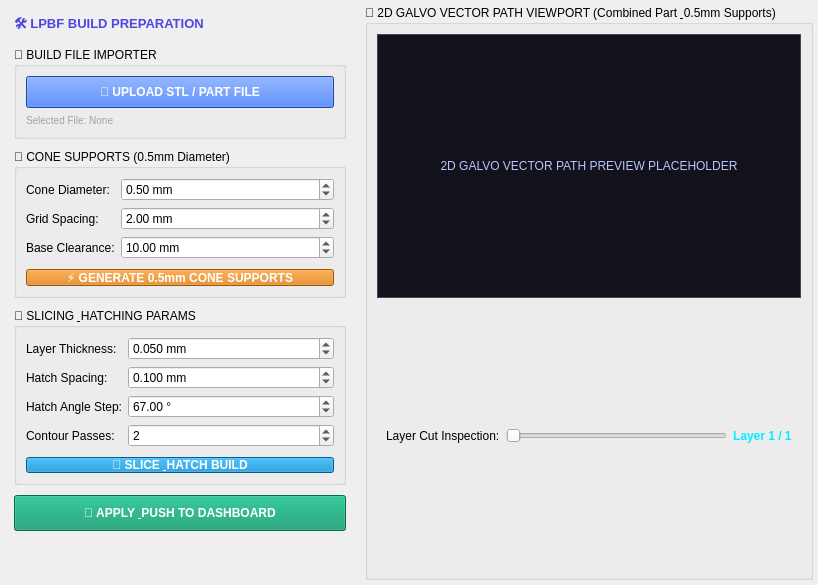
                   <widget class="QWidget" name="page_build_setup">
           <layout class="QHBoxLayout" name="buildSetupMainLayout">
            <property name="spacing"><number>10</number></property>
            <property name="leftMargin"><number>5</number></property>
            <property name="topMargin"><number>5</number></property>
            <property name="rightMargin"><number>5</number></property>
            <property name="bottomMargin"><number>5</number></property>
            <item>
             <widget class="QFrame" name="frame_build_control_left">
              <property name="minimumSize"><size><width>350</width><height>0</height></size></property>
              <property name="maximumSize"><size><width>380</width><height>16777215</height></size></property>
              <layout class="QVBoxLayout" name="vbox_build_controls">
               <property name="spacing"><number>10</number></property>
               <item>
                <widget class="QLabel" name="lbl_build_title">
                 <property name="styleSheet">
                  <string notr="true">color: #4f46e5; font-family: 'Inter'; font-size: 13px; font-weight: bold;</string>
                 </property>
                 <property name="text">
                  <string>🛠️ LPBF BUILD PREPARATION</string>
                 </property>
                </widget>
               </item>
               <item>
                <widget class="QGroupBox" name="gb_build_file_loader">
                 <property name="title"><string>📁 BUILD FILE IMPORTER</string></property>
                 <layout class="QVBoxLayout" name="vbox_file_loader">
                  <item>
                   <widget class="QPushButton" name="btn_build_import">
                    <property name="styleSheet">
                     <string notr="true">background-color: #2563eb; color: white; font-weight: bold; padding: 8px;</string>
                    </property>
                    <property name="text"><string>📂 UPLOAD STL / PART FILE</string></property>
                   </widget>
                  </item>
                  <item>
                   <widget class="QLabel" name="lbl_build_file_name">
                    <property name="styleSheet"><string notr="true">color: #a1a1aa; font-size: 10px;</string></property>
                    <property name="text"><string>Selected File: None</string></property>
                    <property name="wordWrap"><bool>true</bool></property>
                   </widget>
                  </item>
                 </layout>
                </widget>
               </item>
               <item>
                <widget class="QGroupBox" name="gb_support_settings">
                 <property name="title"><string>📐 CONE SUPPORTS (0.5mm Diameter)</string></property>
                 <layout class="QFormLayout" name="form_supports">
                  <item row="0" column="0">
                   <widget class="QLabel" name="lbl_spn_cone"><property name="text"><string>Cone Diameter:</string></property></widget>
                  </item>
                  <item row="0" column="1">
                   <widget class="QDoubleSpinBox" name="spn_cone_dia">
                    <property name="suffix"><string> mm</string></property>
                    <property name="singleStep"><number>0.05</number></property>
                    <property name="value"><double>0.50</double></property>
                   </widget>
                  </item>
                  <item row="1" column="0">
                   <widget class="QLabel" name="lbl_spn_grid"><property name="text"><string>Grid Spacing:</string></property></widget>
                  </item>
                  <item row="1" column="1">
                   <widget class="QDoubleSpinBox" name="spn_support_spacing">
                    <property name="suffix"><string> mm</string></property>
                    <property name="singleStep"><number>0.5</number></property>
                    <property name="value"><double>2.00</double></property>
                   </widget>
                  </item>
                  <item row="2" column="0">
                   <widget class="QLabel" name="lbl_spn_elev"><property name="text"><string>Base Clearance:</string></property></widget>
                  </item>
                  <item row="2" column="1">
                   <widget class="QDoubleSpinBox" name="spn_base_height">
                    <property name="suffix"><string> mm</string></property>
                    <property name="singleStep"><number>0.5</number></property>
                    <property name="value"><double>10.00</double></property>
                   </widget>
                  </item>
                  <item row="3" column="0" colspan="2">
                   <widget class="QPushButton" name="btn_gen_supports">
                    <property name="styleSheet">
                     <string notr="true">background-color: #d97706; color: white; font-weight: bold; margin-top: 4px;</string>
                    </property>
                    <property name="text"><string>⚡ GENERATE 0.5mm CONE SUPPORTS</string></property>
                   </widget>
                  </item>
                 </layout>
                </widget>
               </item>
               <item>
                <widget class="QGroupBox" name="gb_slicing_settings">
                 <property name="title"><string>🔪 SLICING &amp; HATCHING PARAMS</string></property>
                 <layout class="QFormLayout" name="form_slicing">
                  <item row="0" column="0">
                   <widget class="QLabel" name="lbl_spn_thick"><property name="text"><string>Layer Thickness:</string></property></widget>
                  </item>
                  <item row="0" column="1">
                   <widget class="QDoubleSpinBox" name="spn_layer_thick">
                    <property name="suffix"><string> mm</string></property>
                    <property name="decimals"><number>3</number></property>
                    <property name="singleStep"><double>0.005</double></property>
                    <property name="value"><double>0.050</double></property>
                   </widget>
                  </item>
                  <item row="1" column="0">
                   <widget class="QLabel" name="lbl_spn_hatch_sp"><property name="text"><string>Hatch Spacing:</string></property></widget>
                  </item>
                  <item row="1" column="1">
                   <widget class="QDoubleSpinBox" name="spn_hatch_spacing">
                    <property name="suffix"><string> mm</string></property>
                    <property name="decimals"><number>3</number></property>
                    <property name="value"><double>0.100</double></property>
                   </widget>
                  </item>
                  <item row="2" column="0">
                   <widget class="QLabel" name="lbl_spn_hatch_ang"><property name="text"><string>Hatch Angle Step:</string></property></widget>
                  </item>
                  <item row="2" column="1">
                   <widget class="QDoubleSpinBox" name="spn_hatch_angle">
                    <property name="suffix"><string> °</string></property>
                    <property name="value"><double>67.00</double></property>
                   </widget>
                  </item>
                  <item row="3" column="0">
                   <widget class="QLabel" name="lbl_spn_cnt"><property name="text"><string>Contour Passes:</string></property></widget>
                  </item>
                  <item row="3" column="1">
                   <widget class="QSpinBox" name="spn_contour_count">
                    <property name="value"><number>2</number></property>
                   </widget>
                  </item>
                  <item row="4" column="0" colspan="2">
                   <widget class="QPushButton" name="btn_slice_build">
                    <property name="styleSheet">
                     <string notr="true">background-color: #0284c7; color: white; font-weight: bold; margin-top: 4px;</string>
                    </property>
                    <property name="text"><string>🔪 SLICE &amp; HATCH BUILD</string></property>
                   </widget>
                  </item>
                 </layout>
                </widget>
               </item>
               <item>
                <widget class="QPushButton" name="btn_apply_dashboard">
                 <property name="styleSheet">
                  <string notr="true">background-color: #059669; color: white; font-size: 12px; font-weight: bold; padding: 10px;</string>
                 </property>
                 <property name="text"><string>🚀 APPLY &amp; PUSH TO DASHBOARD</string></property>
                </widget>
               </item>
               <item>
                <spacer name="spacer_left_build">
                 <property name="orientation"><enum>Qt::Orientation::Vertical</enum></property>
                 <property name="sizeHint" stdset="0"><size><width>20</width><height>40</height></size></property>
                </spacer>
               </item>
              </layout>
             </widget>
            </item>
            <item>
             <widget class="QGroupBox" name="gb_vector_viewport">
              <property name="title"><string>🎯 2D GALVO VECTOR PATH VIEWPORT (Combined Part &amp; 0.5mm Supports)</string></property>
              <layout class="QVBoxLayout" name="vbox_viewport">
               <item>
                <widget class="QLabel" name="graphicsView_layer">
                 <property name="styleSheet">
                  <string notr="true">background-color: #12131a; border: 1px solid #444653; color: #b8c4ff; font-family: 'JetBrains Mono';</string>
                 </property>
                 <property name="text">
                  <string>2D GALVO VECTOR PATH PREVIEW PLACEHOLDER</string>
                 </property>
                 <property name="alignment">
                  <set>Qt::AlignmentFlag::AlignCenter</set>
                 </property>
                </widget>
               </item>
               <item>
                <widget class="QFrame" name="frame_layer_controls">
                 <layout class="QHBoxLayout" name="hbox_layer_ctrls">
                  <item>
                   <widget class="QLabel" name="lbl_build_layer_title">
                    <property name="text"><string>Layer Cut Inspection:</string></property>
                   </widget>
                  </item>
                  <item>
                   <widget class="QSlider" name="slider_build_layer">
                    <property name="orientation"><enum>Qt::Orientation::Horizontal</enum></property>
                    <property name="minimum"><number>1</number></property>
                    <property name="maximum"><number>100</number></property>
                    <property name="value"><number>1</number></property>
                   </widget>
                  </item>
                  <item>
                   <widget class="QLabel" name="lbl_build_layer_info">
                    <property name="styleSheet"><string notr="true">color: #00f0ff; font-weight: bold;</string></property>
                    <property name="text"><string>Layer 1 / 1</string></property>
                   </widget>
                  </item>
                 </layout>
                </widget>
               </item>
              </layout>
             </widget>
            </item>
           </layout>
          </widget>
